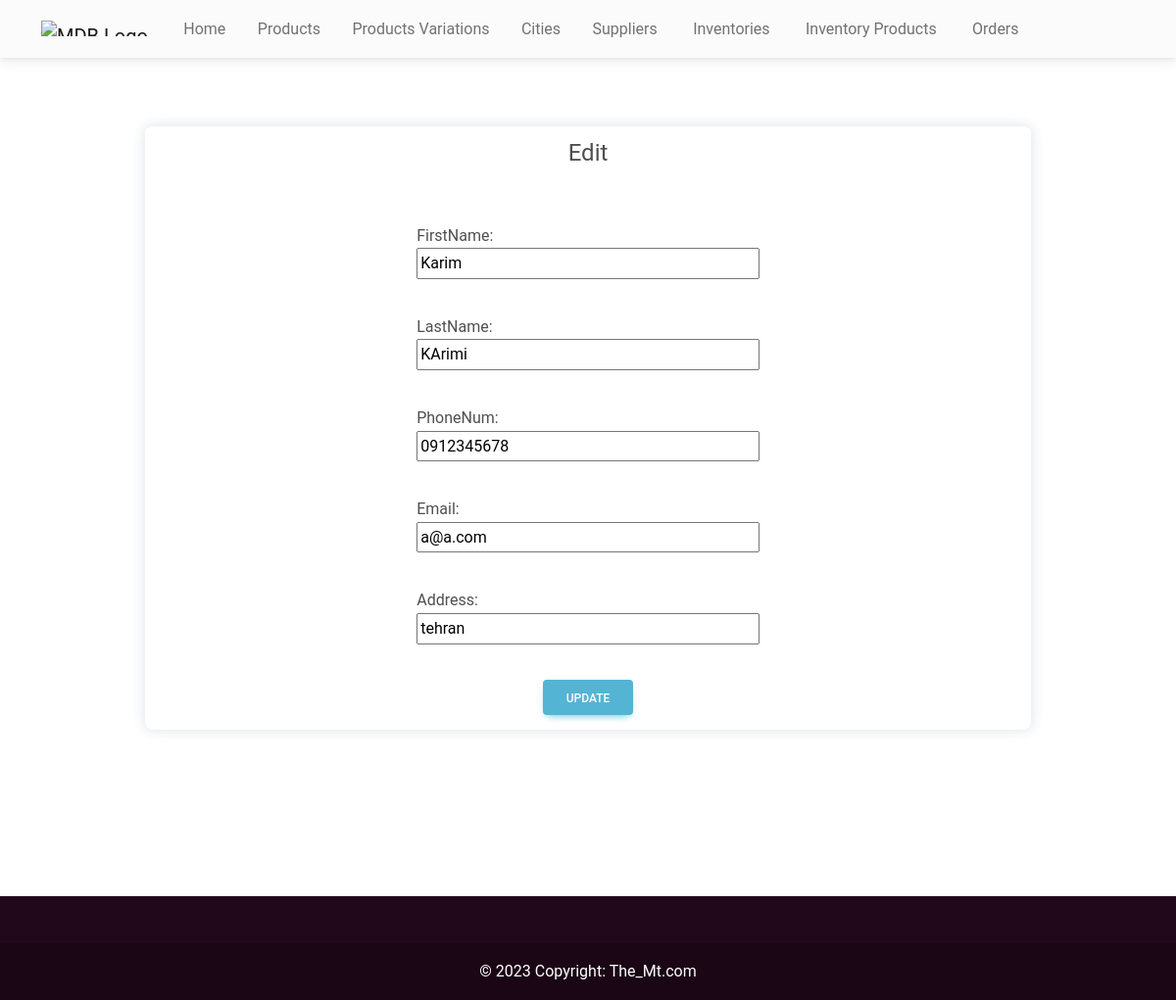
The app's page /adminHome/supplierUpdate/1/ with its own data.
### shop/models.py (models this page shows, shortened)
class Supplier(models.Model):
    firstName = models.CharField(max_length=50, default='')
    LastName = models.CharField(max_length=50, default='')
    phoneNum = models.CharField(null=False, blank=False, default="", unique=True, max_length=50)
    email = models.EmailField(default='')
    address = models.CharField(max_length=200, default='')

### shop/views.py (the view)
# urls.py: path('adminHome/supplierUpdate/<int:pk>/', SupplierUpdateView.as_view(), name='supplierUpdate'),
class SupplierUpdateView(UpdateView):
    model = Supplier
    template_name = 'supplierUpdate.html'
    fields = "__all__"

### templates/supplierUpdate.html
{% extends 'adminBase.html' %} {% load static %} {% block cssLinks %}
<link rel="stylesheet" href="{% static 'css/supplier.css' %}" />
{% endblock cssLinks %} {% block content %}
<section class="supplierUpdate mb-14">
  <div class="container">
    <div class="card">
      <form action="" method="POST">
        <legend>Edit</legend>
        {% csrf_token %} {{ form.as_p }}
        <input class="btn btn-info" type="submit" value="Update" />
      </form>
    </div>
  </div>
</section>
{% endblock content %}

### static/css/supplier.css (style rules this page uses)
section.supplierUpdate { width: 100%; padding: 20px; }
section.supplierUpdate > .container { display: flex; width: 80%; flex-flow: row; justify-content: center; align-items: center; margin-top: 50px; }
section.supplierUpdate > .container > .card { width: 100%; padding: 15px; row-gap: 50px; box-shadow: 0px 0px 14px 0px rgba(36, 48, 110, 0.15); }
section.supplierUpdate > .container > .card > form { display: flex; width: 100%; flex-flow: column; justify-content: center; align-items: center; row-gap: 20px; }
section.supplierUpdate > .container > .card > form > legend { width: 100%; text-align: center; font-size: 24px; line-height: 24px; text-transform: capitalize; margin-bottom: 40px; }
section.supplierUpdate > .container > .card > form > p { display: flex; width: 40%; flex-flow: column nowrap; justify-content: center; align-items: start; }
section.supplierUpdate > .container > .card > form > p > input, section.supplierUpdate > .container > .card > form > p > select { width: 100%; }

### records on screen
Supplier: firstName "Karim", LastName "KArimi", phoneNum "0912345678", email "a@a.com", address "tehran"
